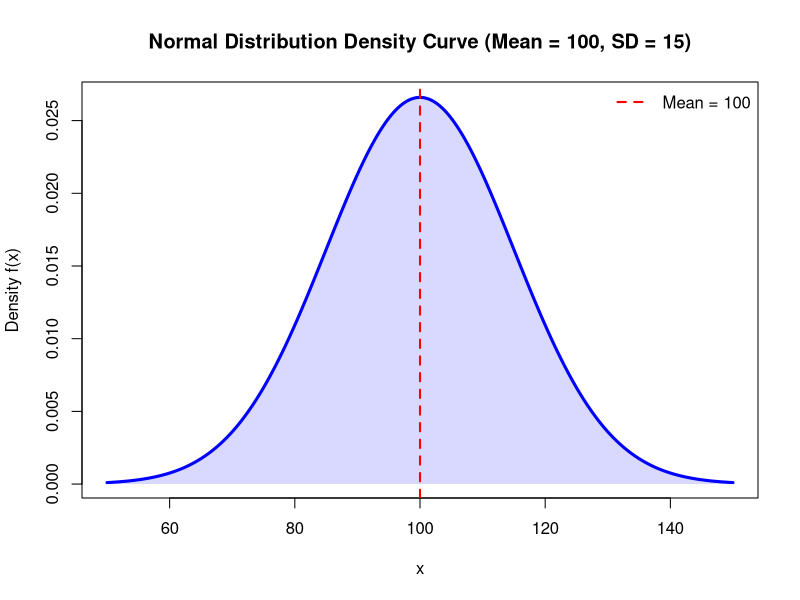

Recreate this plot in R.
# 1. Define parameters and x-axis range
mu <- 100
sd_val <- 15
x <- seq(50, 150, length.out = 300) # Creates 300 smooth points from 50 to 150

# 2. Calculate the probability density values using dnorm()
y <- dnorm(x, mean = mu, sd = sd_val)

# 3. Plot the density curve
plot(x, y, type = "l", lwd = 3, col = "blue",
     main = "Normal Distribution Density Curve (Mean = 100, SD = 15)",
     xlab = "x", ylab = "Density f(x)")

# Fill under the curve with transparent color for visual appeal
polygon(c(50, x, 150), c(0, y, 0), col = rgb(0, 0, 1, 0.15), border = NA)

# 4. Mark the mean using a vertical dashed line (abline)
abline(v = mu, col = "red", lwd = 2, lty = 2)

# Add a legend explaining the red line
legend("topright", legend = paste("Mean =", mu),
       col = "red", lty = 2, lwd = 2, bty = "n")
